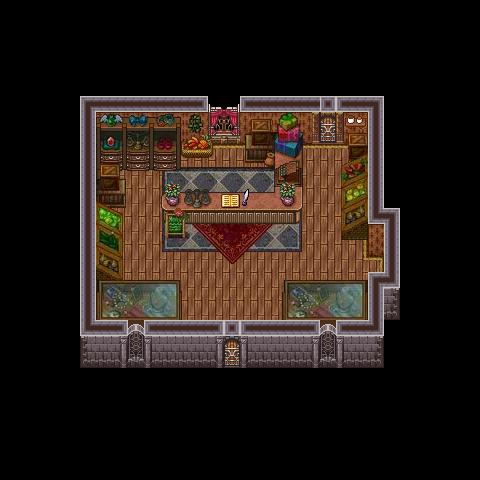

Below is a game level as drawn by its tile map, then a one-line description and the .tmx file that defines it, in full:
An orthogonal 30x30 tile map with 16x16 px tiles, 2 tile layers (background, collision) and 3 objects (goout01, goout02, merchant01).

<map version="1.0" tiledversion="1.1.6" orientation="orthogonal" renderorder="right-down" width="30" height="30" tilewidth="16" tileheight="16" infinite="0" nextobjectid="4">
 <tileset firstgid="1" name="map40_zuzka_obchod" tilewidth="16" tileheight="16" tilecount="340" columns="20">
  <image source="map40_zuzka_obchod.png" width="320" height="272" />
 </tileset>
 <layer name="background" width="30" height="30">
  <data encoding="csv">
40,40,40,40,40,40,40,40,40,40,40,40,40,40,40,40,40,40,40,40,40,40,40,40,40,40,40,40,40,40,
40,40,40,40,40,40,40,40,40,40,40,40,40,40,40,40,40,40,40,40,40,40,40,40,40,40,40,40,40,40,
40,40,40,40,40,40,40,40,40,40,40,40,40,40,40,40,40,40,40,40,40,40,40,40,40,40,40,40,40,40,
40,40,40,40,40,40,40,40,40,40,40,40,40,40,40,40,40,40,40,40,40,40,40,40,40,40,40,40,40,40,
40,40,40,40,40,40,40,40,40,40,40,40,40,40,40,40,40,40,40,40,40,40,40,40,40,40,40,40,40,40,
40,40,40,40,40,40,40,40,40,40,40,40,40,40,40,40,40,40,40,40,40,40,40,40,40,40,40,40,40,40,
40,40,40,40,40,1,2,3,4,5,6,7,8,9,10,11,12,13,14,15,16,17,18,19,20,20,20,40,40,20,
40,40,40,40,40,21,22,23,24,25,26,27,28,29,30,31,32,33,34,35,36,37,38,39,40,40,40,60,60,20,
40,40,40,40,40,41,42,43,44,45,46,47,48,49,50,51,52,53,54,55,56,57,58,59,60,60,60,80,20,20,
40,40,40,40,40,61,62,63,64,65,66,67,68,69,70,71,72,73,74,75,76,77,78,79,80,80,80,100,20,40,
40,40,40,40,40,81,82,83,84,85,86,87,88,89,90,91,92,93,94,95,96,97,98,99,100,100,100,120,20,60,
40,40,40,40,40,101,102,103,104,105,106,107,108,109,110,111,112,113,114,115,116,117,118,119,120,120,120,140,20,80,
40,40,40,40,40,121,122,123,124,125,126,127,128,129,130,131,132,133,134,135,136,137,138,139,140,140,140,140,20,100,
40,40,40,40,40,141,142,143,144,145,146,147,148,149,150,151,152,153,154,155,156,157,158,159,160,40,40,40,40,40,
40,40,40,40,40,161,162,163,164,165,166,167,168,169,170,171,172,173,174,175,176,177,178,179,180,40,40,40,40,40,
40,40,40,40,40,181,182,183,184,185,186,187,188,189,190,191,192,193,194,195,196,197,198,199,200,40,40,40,40,40,
40,40,40,40,40,201,202,203,204,205,206,207,208,209,210,211,212,213,214,215,216,217,218,219,220,40,40,40,40,40,
40,40,40,40,40,221,222,223,224,225,226,227,228,229,230,231,232,233,234,235,236,237,238,239,240,40,40,40,40,40,
40,40,40,40,40,241,242,243,244,245,246,247,248,249,250,251,252,253,254,255,256,257,258,259,260,40,40,40,40,40,
40,40,40,40,40,261,262,263,264,265,266,267,268,269,270,271,272,273,274,275,276,277,278,279,280,40,40,40,40,40,
40,40,40,40,40,281,282,283,284,285,286,287,288,289,290,291,292,293,294,295,296,297,298,299,300,40,40,40,40,40,
40,40,40,40,40,301,302,303,304,305,306,307,308,309,310,311,312,313,314,315,316,317,318,319,320,40,40,40,40,40,
40,40,40,40,40,321,322,323,324,325,326,327,328,329,330,331,332,333,334,335,336,337,338,339,340,40,40,40,40,40,
40,40,40,40,40,40,40,40,40,40,40,40,40,40,40,40,40,40,40,40,40,40,40,40,40,40,40,40,40,40,
40,40,40,40,40,40,40,40,40,40,40,40,40,40,40,40,40,40,40,40,40,40,40,40,40,40,40,40,40,40,
40,40,40,40,40,40,40,40,40,40,40,40,40,40,40,40,40,40,40,40,40,40,40,40,40,40,40,40,40,40,
40,40,40,40,40,40,40,40,40,40,40,40,40,40,40,40,40,40,40,40,40,40,40,40,40,40,40,40,40,40,
40,40,40,40,40,40,40,40,40,40,40,40,40,40,40,40,40,40,40,40,40,40,40,40,40,40,40,40,40,40,
40,40,40,40,40,40,40,40,40,40,40,40,40,40,40,40,40,40,40,40,40,40,40,40,40,40,40,40,40,40,
40,40,40,40,40,40,40,40,40,40,40,40,40,40,40,40,40,40,40,40,40,40,40,40,40,40,40,40,40,40
</data>
 </layer>
 <layer name="collision" width="30" height="30">
  <data encoding="csv">
20,20,20,20,40,40,40,40,40,40,40,40,40,40,40,40,40,40,40,40,40,40,40,40,40,40,40,20,20,20,
40,40,40,40,60,60,60,60,60,60,60,60,60,60,60,60,60,60,60,60,60,60,60,60,60,60,60,40,40,40,
60,60,60,60,80,80,80,80,80,80,80,80,80,80,80,80,80,80,80,80,80,80,80,80,80,80,80,60,60,60,
80,80,80,80,100,100,100,100,100,100,100,100,100,100,100,100,100,100,100,100,100,100,100,100,100,100,100,80,80,80,
20,100,100,100,120,120,120,120,120,120,120,120,120,120,120,120,120,120,120,120,120,120,120,120,120,120,120,100,100,100,
20,120,120,120,140,140,140,140,140,140,140,140,140,140,140,140,140,140,140,140,140,140,140,140,140,140,140,120,120,120,
20,20,20,20,20,1,2,3,4,5,6,7,8,9,10,11,12,13,14,15,16,17,18,19,60,40,40,140,140,140,
20,20,40,40,40,21,22,23,24,25,26,27,28,29,30,31,32,33,34,35,36,37,38,39,80,60,60,40,40,40,
20,20,60,60,60,41,42,43,44,45,46,47,48,49,50,51,52,53,54,55,56,57,58,59,100,80,80,60,60,60,
20,20,80,80,80,61,62,63,64,65,66,67,68,0,0,71,72,73,74,0,0,77,78,79,120,100,100,80,80,80,
20,20,100,100,100,81,82,83,0,0,0,0,0,0,0,0,0,93,94,0,0,97,98,99,140,120,120,100,100,100,
20,20,120,20,120,101,102,103,0,0,106,107,108,0,0,111,0,113,114,0,0,117,118,119,120,140,140,120,120,120,
20,20,20,40,140,121,122,123,0,0,126,127,128,129,130,131,132,133,134,0,0,137,138,139,140,60,40,140,140,140,
20,20,40,60,140,141,142,143,0,0,146,147,0,0,0,0,0,0,0,0,0,157,158,159,160,80,60,60,60,60,
20,20,60,80,140,161,162,163,0,0,166,167,0,0,0,0,0,0,0,0,0,177,178,179,180,100,80,80,80,80,
20,20,80,100,140,181,182,183,0,0,0,0,0,0,0,0,0,0,0,0,0,0,0,199,200,120,100,100,100,100,
20,20,100,120,140,201,202,203,0,0,0,0,0,0,0,0,0,0,0,0,0,0,0,0,220,140,120,120,120,120,
20,20,120,140,140,221,222,223,224,225,226,227,0,0,0,0,0,233,234,235,236,237,238,239,240,40,140,140,140,140,
20,20,140,140,140,241,242,243,244,245,246,247,0,0,0,0,0,253,254,255,256,257,258,259,260,60,40,40,40,40,
20,40,140,80,140,261,262,263,264,265,266,267,0,0,0,0,0,273,274,275,276,277,278,279,280,80,60,60,60,60,
20,60,140,100,140,281,282,283,284,285,286,287,288,289,290,291,292,293,294,295,296,297,298,299,300,100,80,80,80,80,
20,80,140,120,140,301,302,303,304,305,306,307,308,309,310,311,312,313,314,315,316,317,318,319,320,120,100,100,100,100,
20,100,140,140,140,321,322,323,324,325,326,327,328,329,330,331,332,333,334,335,336,337,338,339,340,140,120,120,120,120,
20,120,140,140,120,20,20,20,20,20,20,20,20,20,20,20,20,20,20,20,20,20,20,20,20,20,140,140,140,140,
20,140,140,140,140,40,40,40,40,40,40,20,40,40,40,40,40,40,40,40,40,40,40,40,40,40,40,40,40,40,
40,60,60,60,140,60,60,60,60,60,60,40,60,60,60,60,60,60,60,60,60,60,60,60,60,60,60,60,60,60,
60,80,80,80,140,80,80,80,80,80,80,60,80,80,80,80,80,80,80,80,80,80,80,80,80,80,80,80,80,80,
80,100,100,100,140,100,100,100,100,100,100,80,100,100,100,100,100,100,100,100,100,100,100,100,100,100,100,100,100,100,
100,120,120,120,140,120,120,120,120,120,120,100,120,120,120,120,120,120,120,120,120,120,120,120,120,120,120,120,120,120,
120,140,140,140,140,140,140,140,140,140,140,120,140,140,140,140,140,140,140,140,140,140,140,140,140,140,140,140,140,140
</data>
 </layer>
 <objectgroup name="objects">
  <object id="1" name="goout01" gid="60" x="224" y="333" width="16" height="16" />
  <object id="2" name="goout02" gid="60" x="381" y="272" width="16" height="16" />
  <object id="3" name="merchant01" gid="60" x="224" y="192" width="16" height="16" />
 </objectgroup>
</map>
